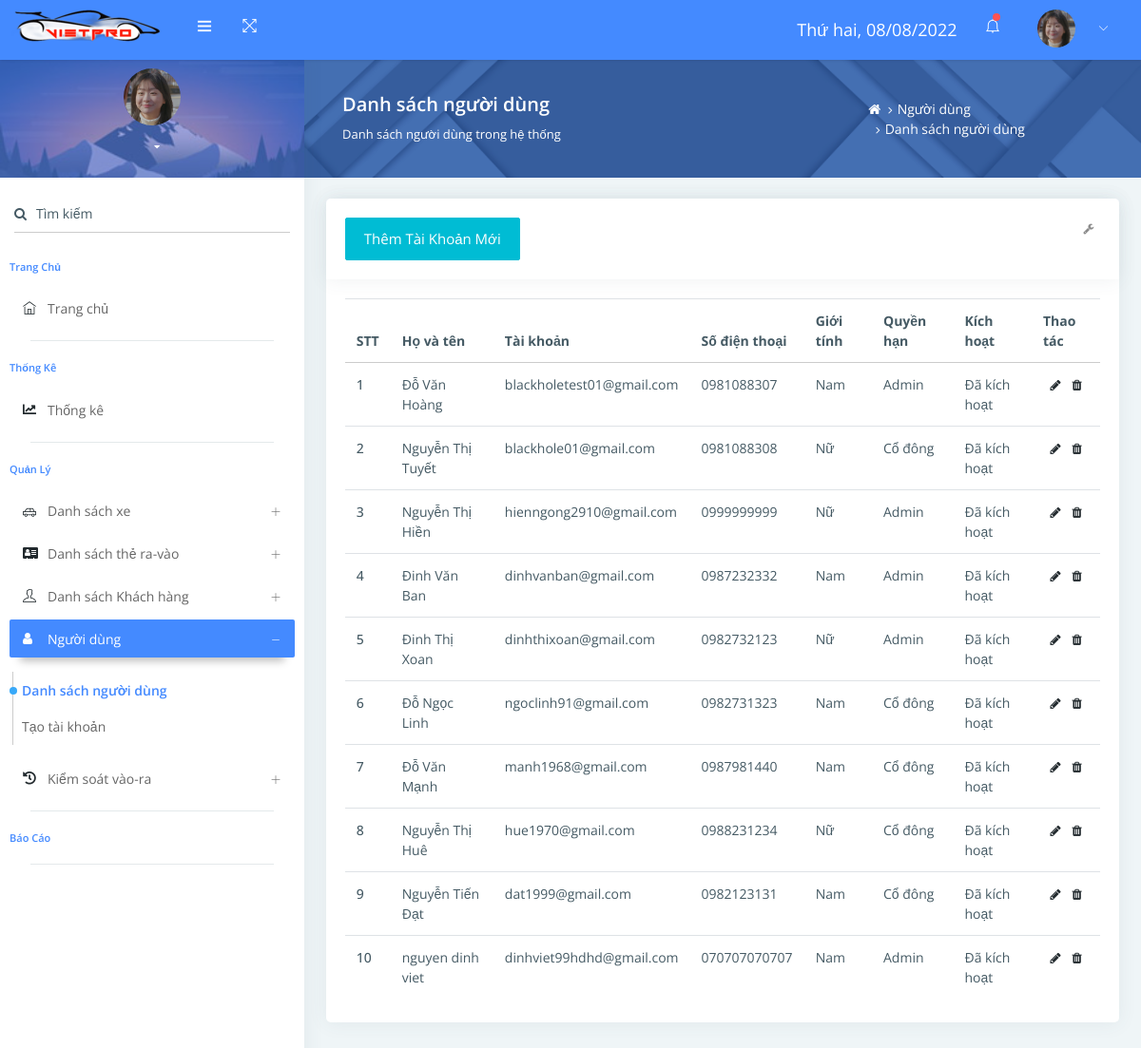
Page /?mod=user&action=listUser (signed in) on the earlier database version.
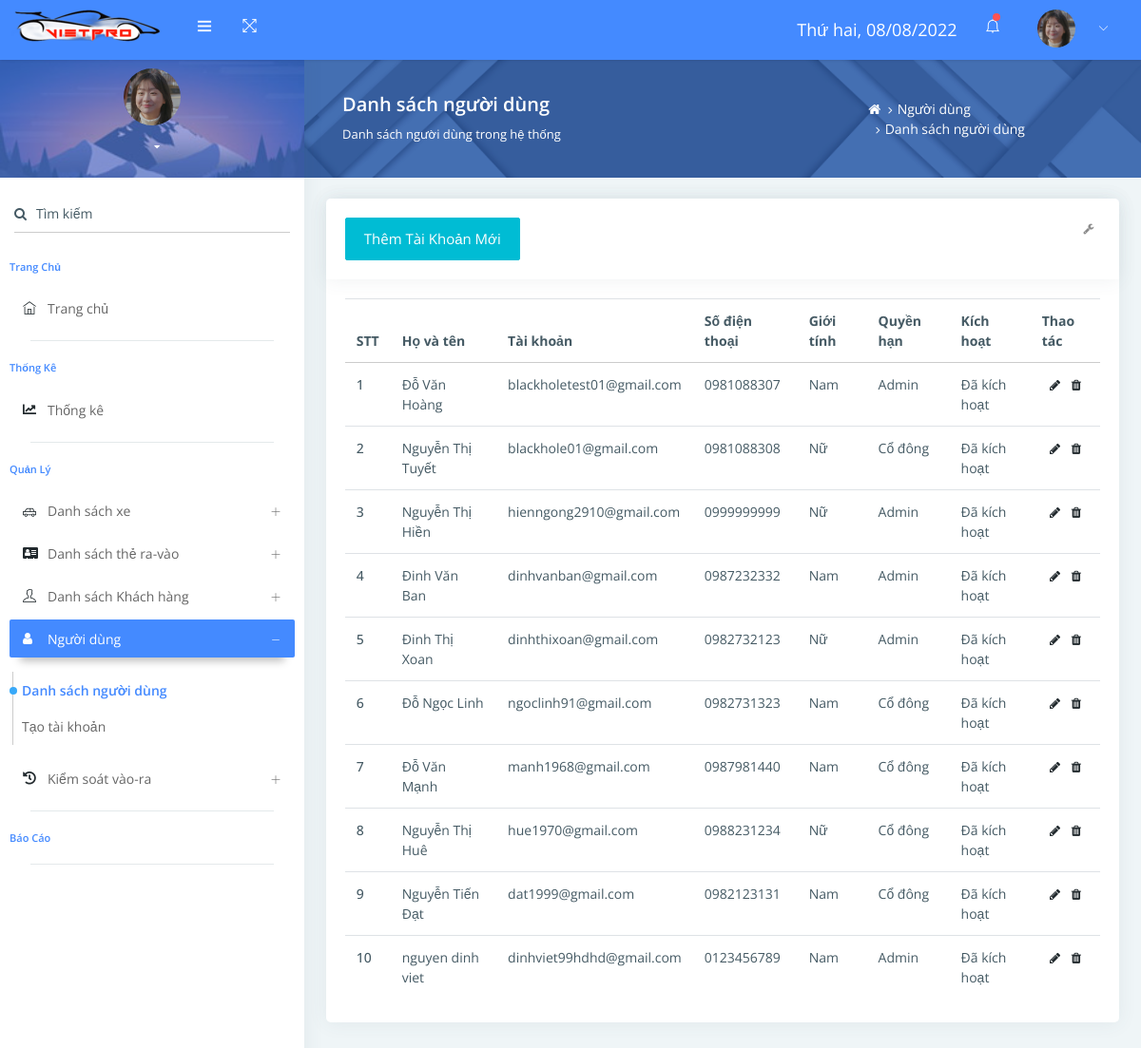
Same page on the later database version.
### tables this page shows
CREATE TABLE `users` (
  `id` int(11) NOT NULL,
  `user_fname` varchar(50) NOT NULL,
  `user_mname` varchar(50) NOT NULL,
  `user_lname` varchar(50) NOT NULL,
  `user_contact` varchar(15) NOT NULL COMMENT 'số đthoai của ng dùng',
  `user_email` varchar(255) NOT NULL,
  `user_password` varchar(255) NOT NULL,
  `user_role_id` int(11) NOT NULL,
  `activate` int(11) NOT NULL DEFAULT 0,
  `gender` varchar(50) NOT NULL,
  `taxcode` varchar(20) NOT NULL COMMENT 'Mã số thuế',
  `addr` varchar(100) NOT NULL COMMENT 'địa chỉ nơi ở'
);

### libraries/database.php (called while the page is built, shortened)
<?php
function db_query($query_string) {
    global $conn;
    $result = mysqli_query($conn, $query_string);
    return $result;
}
function db_fetch_row($query_string) {
    $mysqli_result = db_query($query_string);
    $result = mysqli_fetch_assoc($mysqli_result);
    return $result;
}
function db_fetch_array($query_string) {
    $result = array();
    $mysqli_result = db_query($query_string);
    while ($row = mysqli_fetch_assoc($mysqli_result)) {
        $result[] = $row;
    }
    return $result;
}

### modules/user/models/indexModel.php (called while the page is built, shortened)
<?php
function get_info_users()
{
    $users = db_fetch_array("SELECT * FROM `users`");
    foreach ($users as &$item) {
        $item['changeUser'] = "?mod=user&action=changeUser&id={$item['id']}";
    }
    return $users;
}

### modules/user/controllers/indexController.php (called while the page is built, shortened)
<?php
function listUserAction()
{
    $data['users'] = get_info_users();
    load_view("listUser", $data);
}

### core/router.php (called while the page is built, shortened)
<?php
$action_name = get_action().'Action';
call_function(array('construct', $action_name));

### core/appload.php (called while the page is built, shortened)
<?php
require CONFIGPATH . DIRECTORY_SEPARATOR . 'database.php';
require LIBPATH . DIRECTORY_SEPARATOR . 'database.php';
require COREPATH . DIRECTORY_SEPARATOR . 'base.php';
require COREPATH . DIRECTORY_SEPARATOR . 'router.php';

### index.php (called while the page is built, shortened)
<?php
require COREPATH.DIRECTORY_SEPARATOR.'appload.php';

### helper/users.php (called while the page is built, shortened)
<?php
	function get_info_user()
	{
		if(is_login())
		{
			if(!empty($_COOKIE['is_login']))
			{
				$info = db_fetch_row("SELECT * FROM `users` where `user_email` = '{$_COOKIE['user_name']}'");
			}
			else {
				$info = db_fetch_row("SELECT * FROM `users` where `user_email` = '{$_SESSION['user_login']}'");
			}
			return $info;
		}
		return false;
	}
	function is_login()
	{
		if(is_remember_me())
		{
			return true;
		}
		else if(isset($_SESSION['is_login']))
			return true;
		return false;
	}
	function is_remember_me()
	{
		return false;
	}
?>

### modules/user/views/listUserView.php (the view, shortened to what the changed rows need)
<?php
get_header();
?>
<?php
get_sidebar();
?>
<div class="pcoded-content">
    <div class="page-header">
        <div class="page-block">
            <div class="row align-items-center">
                <div class="col-md-8">
                    <div class="page-header-title">
                        <h5 class="m-b-10">Danh sách người dùng</h5>
                        <p class="m-b-0">Danh sách người dùng trong hệ thống</p>
                    </div>
                </div>
                <div class="col-md-4">
                    <ul class="breadcrumb">
                        <li class="breadcrumb-item">
                            <a href="?mod=home"> <i class="fa fa-home"></i> </a>
                        </li>
                        <li class="breadcrumb-item"><a href="#">Người dùng</a>
                        </li>
                        <li class="breadcrumb-item"><a href="?mod=user&action=listUser">Danh sách người dùng</a>
                        </li>
                    </ul>
                </div>
            </div>
        </div>
    </div>
    <div class="pcoded-inner-content">
        <div class="main-body">
            <div class="page-wrapper">
                <div class="page-body">
                    <div class="row">
                        <div class="col-md-12">
                            <div class="card">
                                <div class="card-header">
                                <a class ="btn btn-info" href="?mod=user&action=addUser">Thêm tài khoản mới</a>
                                    <div class="card-header-right">
                                        <ul class="list-unstyled card-option">
                                            <li><i class="fa fa fa-wrench open-card-option"></i></li>
                                        </ul>
                                    </div>
                                </div>
                                <div class="card-block table-border-style">
                                    <div class="table-responsive">
                                        <table class="table table-hover">
                                            <thead>
                                                <tr>
                                                    <th>STT</th>
                                                    <th>Họ và tên</th>
                                                    <th>Tài khoản</th>
                                                    <th>Số điện thoại</th>
                                                    <th>Giới tính</th>
                                                    <th>Quyền hạn</th>
                                                    <th>Kích hoạt</th>
                                                    <th>Thao tác</th>
                                                </tr>
                                            </thead>
                                            <tbody>
                                                <?php
                                                $i =1;
                                                foreach($users as $item)
                                                {
                                                    ?>
                                                    <tr>
                                                    <th scope="row"><?php echo $i ?></th>
                                                    <td><?php echo $item['user_lname'] . " ". $item['user_mname'] . " " .$item['user_fname']  ?></td>
                                                    <td><?php echo $item['user_email'] ?></td>
                                                    <td><?php echo $item['user_contact'] ?></td>
                                                    <td><?php echo $item['gender'] ?></td>
                                                    <td><?php if($item['user_role_id'] == 1 ) {echo "Admin";}; if ($item['user_role_id'] == 2) {
                                                        echo "Cổ đông";
                                                    }; if ($item['user_role_id'] == 3)
                                                    {
                                                        echo "Thành viên";
                                                    }
                                                     ?></td>
                                                    <td><?php if($item['activate'] == 1) { echo "Đã kích hoạt";}
                                                        else {
                                                            echo "Chưa kích hoạt";
                                                        }
                                                    ?></td>
                                                    <td class="text-center">
                                                    <a class="mr-2" title="Sửa" href="<?php echo $item['changeUser'] ?>"><i class="fa fa-pencil" aria-hidden="true" ></i></a>
                                                    <a title="Xóa" href="<?php echo $item['deleteUser'] ?>" onclick="return confirm('Bạn có chắc chắn muốn xóa!')"><i class="fa fa-trash" aria-hidden="true"></i></a>
                                                    </td>
                                                    </tr>
                                                    <?php
                                                    $i=$i+1;
                                                }
                                                ?>
                                            </tbody>
                                        </table>
                                    </div>
                                </div>
                            </div>
                        </div>
                    </div>
                </div>
            </div>
        </div>
    </div>
</div>

### core/base.php (shortened to what the changed rows need)
<?php
function get_module() {
    global $config;
    $module = isset($_GET['mod']) ? $_GET['mod'] : $config['default_module'];
    return $module;
}
function call_function($list_function = array()) {
    if (is_array($list_function)) {
        foreach ($list_function as $f) {
            if (function_exists($f())) {
                $f();
            }
        }
    }
}
function load_view($name, $data_send = array()) {
    $data = $data_send;
    $path = MODULESPATH . DIRECTORY_SEPARATOR . get_module() . DIRECTORY_SEPARATOR . 'views' . DIRECTORY_SEPARATOR . $name . 'View.php';
    if (file_exists($path)) {
        require $path;
    } else {
        echo "Không tìm thấy {$path}";
    }
}
function get_header($name = '') {
    if (empty($name)) {
        $name = 'header';
    } else {
        $name = "header-{$name}";
    }
    $path = LAYOUTPATH . DIRECTORY_SEPARATOR . $name . '.php';
    if (file_exists($path)) {
        require $path;
    } else {
        echo "Không tìm thấy {$path}";
    }
}
function get_footer($name = '') {
    global $data;
    if (empty($name)) {
        $name = 'footer';
    } else {
        $name = "footer-{$name}";
    }
    $path = LAYOUTPATH . DIRECTORY_SEPARATOR . $name . '.php';
    if (file_exists($path)) {
        if (is_array($data)) {
            foreach ($data as $key => $a) {
                $$key = $a;
            }
        }
        require $path;
    } else {
        echo "Không tìm thấy {$path}";
    }
}
function get_sidebar($name = '') {
    if (empty($name)) {
        $name = 'sidebar';
    } else {
        $name = "sidebar-{$name}";
    }
    $path = LAYOUTPATH . DIRECTORY_SEPARATOR . $name . '.php';
    if (file_exists($path)) {
        require $path;
    } else {
        echo "Không tìm thấy {$path}";
    }
}

Differences in the rows shown:
changed users "nguyen": user_contact "070707070707" → "0123456789"
